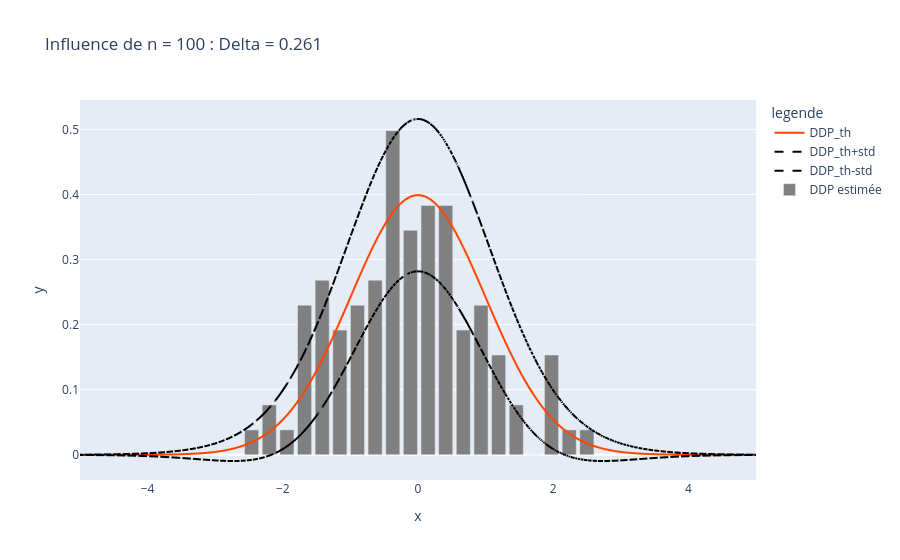
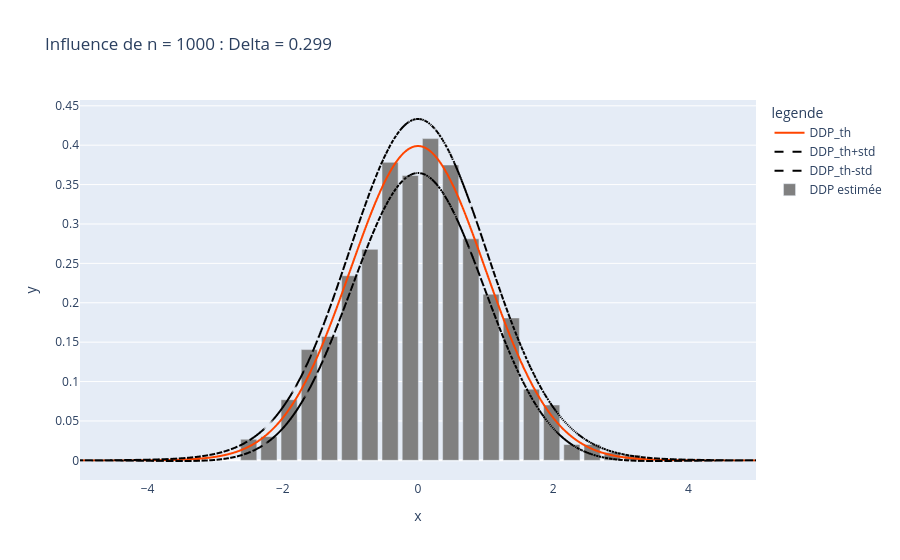
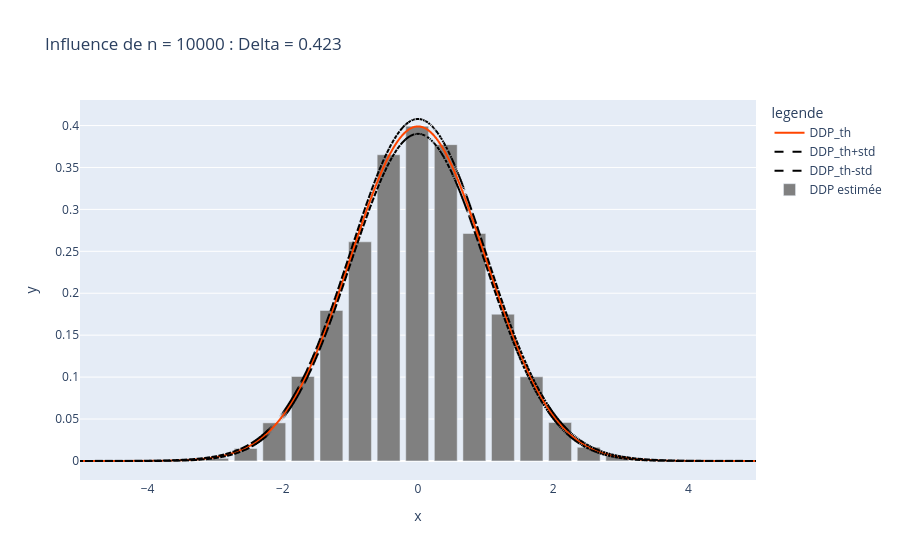

Notebook code for these charts, in order:
### Markdown cell above
#### Influence de N

### Code cell
M=20
for n in [100, 1000, 10000, 200000]:
    DDPest, c, Delta = histo(b, n=n, M=M)
    std_estim = np.sqrt(DDPth * (1 - Delta * DDPth) / (n * Delta)) # Formule Question 2.6
    compareDDP(c, DDPest, cth, DDPth, std_estim,title=f"Influence de n = {n} : Delta = {Delta:.3f}")

### Figure 1 — Plotly figure (JSON) as saved in the notebook; plotly's stock layout.template omitted (floating-point values rounded to 4 significant figures; data arrays with more than 128 entries replaced by an {"elided": "..."} marker saying what was removed)
{"data": [{"hovertemplate": "legende=DDP_th<br>x=%{x}<br>y=%{y}<extra></extra>", "legendgroup": "DDP_th", "line": {"color": "orangered", "dash": "solid"}, "marker": {"symbol": "circle"}, "mode": "lines", "name": "DDP_th", "showlegend": true, "type": "scattergl", "x": {"elided": "1000 float values"}, "xaxis": "x", "y": {"elided": "1000 float values"}, "yaxis": "y"}, {"hovertemplate": "legende=DDP_th+std<br>x=%{x}<br>y=%{y}<extra></extra>", "legendgroup": "DDP_th+std", "line": {"color": "black", "dash": "dash"}, "marker": {"symbol": "circle"}, "mode": "lines", "name": "DDP_th+std", "showlegend": true, "type": "scattergl", "x": {"elided": "1000 float values"}, "xaxis": "x", "y": {"elided": "1000 float values"}, "yaxis": "y"}, {"hovertemplate": "legende=DDP_th-std<br>x=%{x}<br>y=%{y}<extra></extra>", "legendgroup": "DDP_th-std", "line": {"color": "black", "dash": "dash"}, "marker": {"symbol": "circle"}, "mode": "lines", "name": "DDP_th-std", "showlegend": true, "type": "scattergl", "x": {"elided": "1000 float values"}, "xaxis": "x", "y": {"elided": "1000 float values"}, "yaxis": "y"}, {"marker": {"color": "gray"}, "name": "DDP estimée", "type": "bar", "x": [-2.461, -2.2, -1.939, -1.678, -1.417, -1.156, -0.8952, -0.6342, -0.3732, -0.1122, 0.1488, 0.4098, 0.6708, 0.9318, 1.193, 1.454, 1.715, 1.976, 2.237, 2.498], "y": [0.03831, 0.07663, 0.03831, 0.2299, 0.2682, 0.1916, 0.2299, 0.2682, 0.4981, 0.3448, 0.3831, 0.3831, 0.1916, 0.2299, 0.1533, 0.07663, 0.0, 0.1533, 0.03831, 0.03831]}], "layout": {"legend": {"title": {"text": "legende"}, "tracegroupgap": 0}, "title": {"text": "Influence de n = 100 : Delta = 0.261"}, "xaxis": {"anchor": "y", "domain": [0, 1], "title": {"text": "x"}}, "yaxis": {"anchor": "x", "domain": [0, 1], "title": {"text": "y"}}}}

### Figure 2 — Plotly figure (JSON) as saved in the notebook; plotly's stock layout.template omitted (floating-point values rounded to 4 significant figures; data arrays with more than 128 entries replaced by an {"elided": "..."} marker saying what was removed)
{"data": [{"hovertemplate": "legende=DDP_th<br>x=%{x}<br>y=%{y}<extra></extra>", "legendgroup": "DDP_th", "line": {"color": "orangered", "dash": "solid"}, "marker": {"symbol": "circle"}, "mode": "lines", "name": "DDP_th", "showlegend": true, "type": "scattergl", "x": {"elided": "1000 float values"}, "xaxis": "x", "y": {"elided": "1000 float values"}, "yaxis": "y"}, {"hovertemplate": "legende=DDP_th+std<br>x=%{x}<br>y=%{y}<extra></extra>", "legendgroup": "DDP_th+std", "line": {"color": "black", "dash": "dash"}, "marker": {"symbol": "circle"}, "mode": "lines", "name": "DDP_th+std", "showlegend": true, "type": "scattergl", "x": {"elided": "1000 float values"}, "xaxis": "x", "y": {"elided": "1000 float values"}, "yaxis": "y"}, {"hovertemplate": "legende=DDP_th-std<br>x=%{x}<br>y=%{y}<extra></extra>", "legendgroup": "DDP_th-std", "line": {"color": "black", "dash": "dash"}, "marker": {"symbol": "circle"}, "mode": "lines", "name": "DDP_th-std", "showlegend": true, "type": "scattergl", "x": {"elided": "1000 float values"}, "xaxis": "x", "y": {"elided": "1000 float values"}, "yaxis": "y"}, {"marker": {"color": "gray"}, "name": "DDP estimée", "type": "bar", "x": [-2.504, -2.205, -1.907, -1.608, -1.309, -1.01, -0.7114, -0.4126, -0.1139, 0.1849, 0.4837, 0.7824, 1.081, 1.38, 1.679, 1.978, 2.276, 2.575, 2.874, 3.173], "y": [0.02678, 0.03012, 0.07698, 0.1406, 0.1573, 0.2343, 0.2678, 0.3782, 0.3615, 0.4083, 0.3749, 0.2812, 0.2109, 0.1807, 0.09037, 0.07029, 0.02008, 0.02008, 0.01004, 0.006694]}], "layout": {"legend": {"title": {"text": "legende"}, "tracegroupgap": 0}, "title": {"text": "Influence de n = 1000 : Delta = 0.299"}, "xaxis": {"anchor": "y", "domain": [0, 1], "title": {"text": "x"}}, "yaxis": {"anchor": "x", "domain": [0, 1], "title": {"text": "y"}}}}

### Figure 3 — Plotly figure (JSON) as saved in the notebook; plotly's stock layout.template omitted (floating-point values rounded to 4 significant figures; data arrays with more than 128 entries replaced by an {"elided": "..."} marker saying what was removed)
{"data": [{"hovertemplate": "legende=DDP_th<br>x=%{x}<br>y=%{y}<extra></extra>", "legendgroup": "DDP_th", "line": {"color": "orangered", "dash": "solid"}, "marker": {"symbol": "circle"}, "mode": "lines", "name": "DDP_th", "showlegend": true, "type": "scattergl", "x": {"elided": "1000 float values"}, "xaxis": "x", "y": {"elided": "1000 float values"}, "yaxis": "y"}, {"hovertemplate": "legende=DDP_th+std<br>x=%{x}<br>y=%{y}<extra></extra>", "legendgroup": "DDP_th+std", "line": {"color": "black", "dash": "dash"}, "marker": {"symbol": "circle"}, "mode": "lines", "name": "DDP_th+std", "showlegend": true, "type": "scattergl", "x": {"elided": "1000 float values"}, "xaxis": "x", "y": {"elided": "1000 float values"}, "yaxis": "y"}, {"hovertemplate": "legende=DDP_th-std<br>x=%{x}<br>y=%{y}<extra></extra>", "legendgroup": "DDP_th-std", "line": {"color": "black", "dash": "dash"}, "marker": {"symbol": "circle"}, "mode": "lines", "name": "DDP_th-std", "showlegend": true, "type": "scattergl", "x": {"elided": "1000 float values"}, "xaxis": "x", "y": {"elided": "1000 float values"}, "yaxis": "y"}, {"marker": {"color": "gray"}, "name": "DDP estimée", "type": "bar", "x": [-4.24, -3.818, -3.395, -2.972, -2.549, -2.126, -1.703, -1.281, -0.8577, -0.4349, -0.01207, 0.4108, 0.8336, 1.256, 1.679, 2.102, 2.525, 2.948, 3.371, 3.793], "y": [0.0002365, 0.0, 0.001419, 0.003074, 0.0149, 0.04541, 0.1007, 0.1795, 0.2613, 0.3652, 0.3992, 0.3772, 0.2713, 0.175, 0.1003, 0.04588, 0.01632, 0.005912, 0.001892, 0.0002365]}], "layout": {"legend": {"title": {"text": "legende"}, "tracegroupgap": 0}, "title": {"text": "Influence de n = 10000 : Delta = 0.423"}, "xaxis": {"anchor": "y", "domain": [0, 1], "title": {"text": "x"}}, "yaxis": {"anchor": "x", "domain": [0, 1], "title": {"text": "y"}}}}
